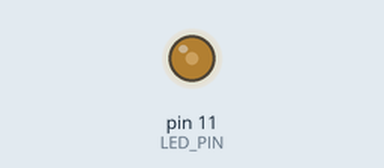
Recording of a sketch running on a simulated Arduino Uno, built with avr-gcc and run on an emulated ATmega328P. Shown: output pins drawn as LEDs (lit = HIGH). Random numbers use the default seed unless the sketch sets one.

Above: at 0.14 s.
At 20.32 s:
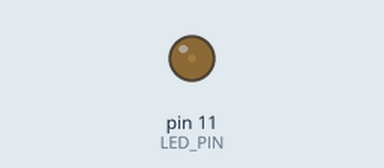
At 30.05 s:
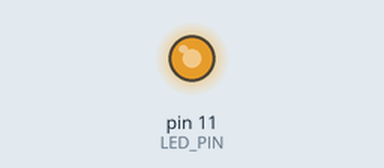
At 39.6 s:
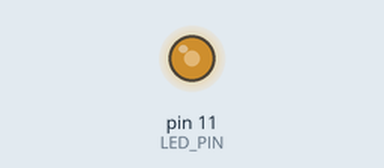
Timing chart, 0 to 40.0 s (numbered marks = the images above):
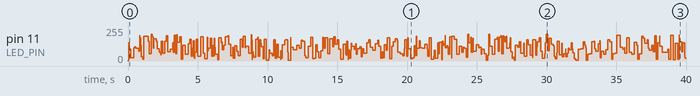

The sketch:

FlackerKerze.ino
```cpp
#define LED_PIN 11

void setup()
{
    Serial.begin(9600);
    pinMode(LED_PIN, OUTPUT);
    randomSeed(analogRead(A1));
}

void loop()
{
    int s = random(4, 200);
    int d = random(4, 200);
    analogWrite(LED_PIN, s);
    delay(d);
}
```
